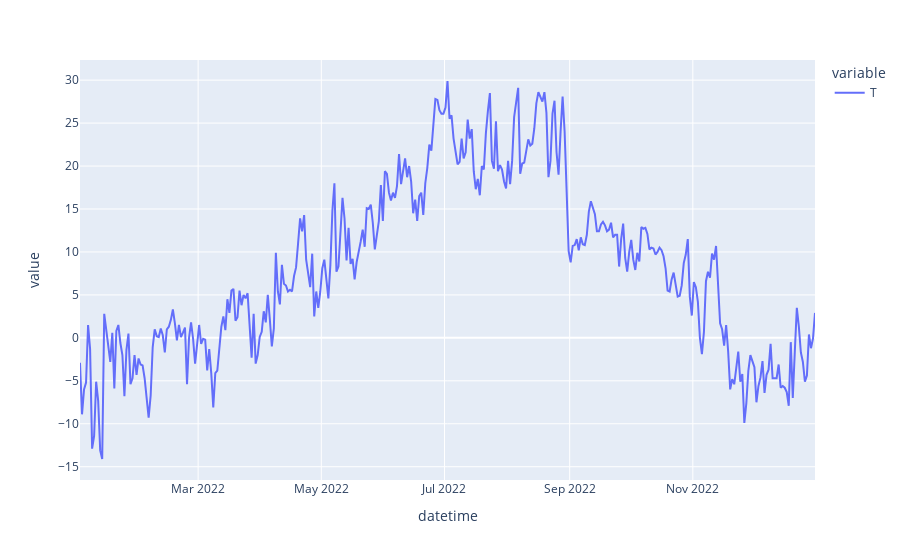

The cell this chart's notebook holds for it:
### Markdown cell above
График температуры в 12 часов дня за 2022 год - отображение с помощью plotly

### Code cell
wdf.loc[wdf.index.hour == 12].loc['2022-01-01':'2022-12-31',['T']].plot()

### Figure 1 — Plotly figure (JSON) as saved in the notebook; plotly's stock layout.template omitted (floating-point values rounded to 4 significant figures; data arrays with more than 128 entries replaced by an {"elided": "..."} marker saying what was removed)
{"data": [{"hovertemplate": "variable=T<br>datetime=%{x}<br>value=%{y}<extra></extra>", "legendgroup": "T", "line": {"color": "#636efa", "dash": "solid"}, "marker": {"symbol": "circle"}, "mode": "lines", "name": "T", "orientation": "v", "showlegend": true, "type": "scatter", "x": {"elided": "365 str values"}, "xaxis": "x", "y": {"elided": "365 float values"}, "yaxis": "y"}], "layout": {"legend": {"title": {"text": "variable"}, "tracegroupgap": 0}, "margin": {"t": 60}, "xaxis": {"anchor": "y", "domain": [0, 1], "title": {"text": "datetime"}}, "yaxis": {"anchor": "x", "domain": [0, 1], "title": {"text": "value"}}}}
